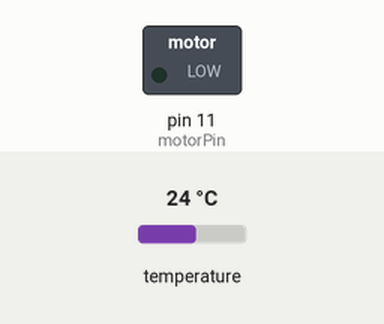
Bench run of a sketch on a simulated Arduino Uno, built with avr-gcc and run on an emulated ATmega328P. Parts: switched loads named in the sketch (green lamp = pin HIGH). The test bench sets the inputs (shaded band); at power-on: temperature 24 °C.

Above: at 3.3 s.
3.4 s: temperature set to 28 °C
At 5.5 s:
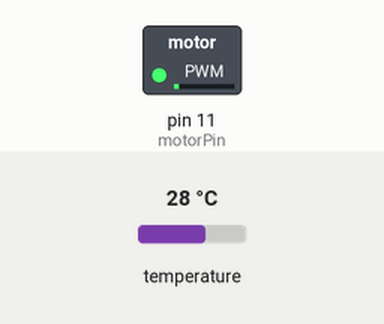
5.9 s: temperature set to 41 °C
At 6.9 s:
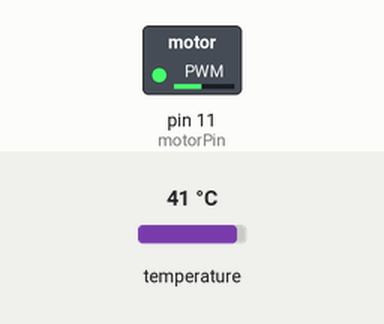
Timing chart, 0 to 8.9 s (numbered marks = the images above; inputs shaded):
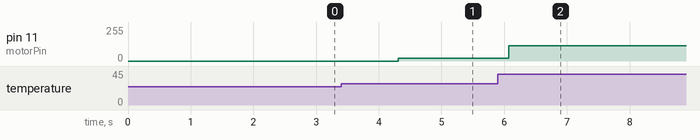

The sketch:

TemperatureTest.ino
```cpp
/********************************************************************/
// First we include the libraries
#include <OneWire.h>
#include "DallasTemperature.h"
/********************************************************************/
// Data wire is plugged into pin 9 on the Arduino
#define ONE_WIRE_BUS 9
/********************************************************************/
// Setup a oneWire instance to communicate with any OneWire devices
// (not just Maxim/Dallas temperature ICs)
OneWire oneWire(ONE_WIRE_BUS);
/********************************************************************/
// Pass our oneWire reference to Dallas Temperature.
DallasTemperature sensors(&oneWire);
/********************************************************************/

float tempC;
int motor;
int motorPin = 11;

void setup(void)
{
    pinMode(motorPin, OUTPUT);  // sets the pin as output
    // Start up the library
    sensors.begin();
}
void loop(void)
{
    // call sensors.requestTemperatures() to issue a global temperature
    // request to all devices on the bus
    /********************************************************************/
    sensors.requestTemperatures(); // Send the command to get temperature readings
    tempC = sensors.getTempCByIndex(0);
    // Why "byIndex"?
    // You can have more than one DS18B20 on the same bus.
    // 0 refers to the first IC on the wire

    motor = map(long(tempC),25,60,0,255);
    motor = constrain(motor,0,255);

    analogWrite(motorPin, motor);

    delay(1000);
} 
```

Measured:
- after the input at 3.4 s, pin 11 (motorPin): 0/255 → 21/255 after 0.91 s
- after the input at 5.9 s, pin 11 (motorPin): 21/255 → 116/255 after 0.17 s
